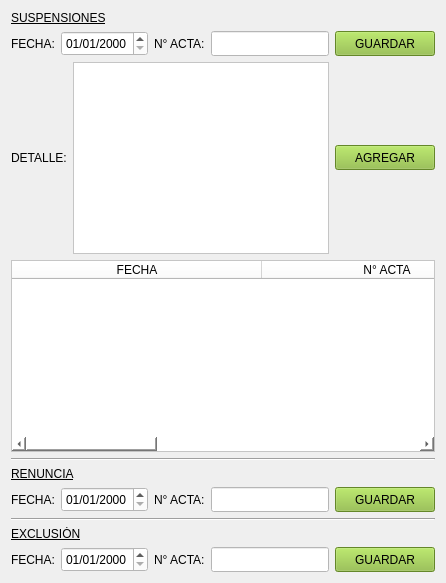
       <widget class="QWidget" name="tab_4">
        <attribute name="title">
         <string>Observaciones</string>
        </attribute>
        <layout class="QGridLayout" name="gridLayout_4">
         <item row="0" column="0">
          <widget class="QLabel" name="label_49">
           <property name="styleSheet">
            <string notr="true">font: 12pt &quot;Courier 10 Pitch&quot;;
text-decoration: underline;</string>
           </property>
           <property name="text">
            <string>SUSPENSIONES</string>
           </property>
          </widget>
         </item>
         <item row="1" column="0">
          <layout class="QHBoxLayout" name="horizontalLayout_24">
           <item>
            <widget class="QLabel" name="label_52">
             <property name="text">
              <string>FECHA:</string>
             </property>
            </widget>
           </item>
           <item>
            <widget class="QDateEdit" name="dte_fec_susp">
             <property name="minimumSize">
              <size>
               <width>0</width>
               <height>25</height>
              </size>
             </property>
             <property name="maximumSize">
              <size>
               <width>16777215</width>
               <height>25</height>
              </size>
             </property>
             <property name="styleSheet">
              <string notr="true">background-color: rgb(255, 255, 255);</string>
             </property>
             <property name="displayFormat">
              <string>dd/MM/yyyy</string>
             </property>
            </widget>
           </item>
           <item>
            <widget class="QLabel" name="label_53">
             <property name="text">
              <string>N° ACTA:</string>
             </property>
            </widget>
           </item>
           <item>
            <widget class="QLineEdit" name="lne_nro_acta_susp">
             <property name="minimumSize">
              <size>
               <width>0</width>
               <height>25</height>
              </size>
             </property>
             <property name="maximumSize">
              <size>
               <width>16777215</width>
               <height>25</height>
              </size>
             </property>
             <property name="styleSheet">
              <string notr="true">background-color: rgb(255, 255, 255);</string>
             </property>
            </widget>
           </item>
          </layout>
         </item>
         <item row="1" column="1">
          <widget class="QPushButton" name="boton_guardar_suspenciones">
           <property name="minimumSize">
            <size>
             <width>100</width>
             <height>25</height>
            </size>
           </property>
           <property name="maximumSize">
            <size>
             <width>100</width>
             <height>25</height>
            </size>
           </property>
           <property name="styleSheet">
            <string notr="true">background-color: rgb(140, 189, 58);
color: rgb(0, 0, 0);</string>
           </property>
           <property name="text">
            <string>GUARDAR</string>
           </property>
          </widget>
         </item>
         <item row="2" column="0" colspan="2">
          <layout class="QHBoxLayout" name="horizontalLayout_25">
           <item>
            <widget class="QLabel" name="label_54">
             <property name="text">
              <string>DETALLE:</string>
             </property>
            </widget>
           </item>
           <item>
            <widget class="QTextEdit" name="txt_detalle_susp">
             <property name="styleSheet">
              <string notr="true">background-color: rgb(255, 255, 255);</string>
             </property>
            </widget>
           </item>
           <item>
            <widget class="QPushButton" name="boton_agregar_suspensiones">
             <property name="minimumSize">
              <size>
               <width>100</width>
               <height>25</height>
              </size>
             </property>
             <property name="maximumSize">
              <size>
               <width>100</width>
               <height>25</height>
              </size>
             </property>
             <property name="styleSheet">
              <string notr="true">color: rgb(0, 0, 0);
background-color: rgb(140, 189, 58);</string>
             </property>
             <property name="text">
              <string>AGREGAR</string>
             </property>
            </widget>
           </item>
          </layout>
         </item>
         <item row="3" column="0" colspan="2">
          <widget class="QTableWidget" name="tw_historia_susp">
           <property name="styleSheet">
            <string notr="true">background-color: rgb(255, 255, 255);</string>
           </property>
           <attribute name="horizontalHeaderDefaultSectionSize">
            <number>250</number>
           </attribute>
           <column>
            <property name="text">
             <string>FECHA</string>
            </property>
            <property name="background">
             <color>
              <red>191</red>
              <green>220</green>
              <blue>173</blue>
             </color>
            </property>
           </column>
           <column>
            <property name="text">
             <string>N° ACTA</string>
            </property>
            <property name="background">
             <color>
              <red>191</red>
              <green>220</green>
              <blue>173</blue>
             </color>
            </property>
           </column>
           <column>
            <property name="text">
             <string>DETALLE</string>
            </property>
            <property name="background">
             <color>
              <red>191</red>
              <green>220</green>
              <blue>173</blue>
             </color>
            </property>
           </column>
          </widget>
         </item>
         <item row="4" column="0" colspan="2">
          <widget class="Line" name="line_5">
           <property name="orientation">
            <enum>Qt::Horizontal</enum>
           </property>
          </widget>
         </item>
         <item row="5" column="0">
          <widget class="QLabel" name="label_50">
           <property name="styleSheet">
            <string notr="true">font: 12pt &quot;Courier 10 Pitch&quot;;
text-decoration: underline;</string>
           </property>
           <property name="text">
            <string>RENUNCIA</string>
           </property>
          </widget>
         </item>
         <item row="6" column="0">
          <layout class="QHBoxLayout" name="horizontalLayout_26">
           <item>
            <widget class="QLabel" name="label_99">
             <property name="text">
              <string>FECHA:</string>
             </property>
            </widget>
           </item>
           <item>
            <widget class="QDateEdit" name="dte_fec_renuncia">
             <property name="minimumSize">
              <size>
               <width>0</width>
               <height>25</height>
              </size>
             </property>
             <property name="maximumSize">
              <size>
               <width>16777215</width>
               <height>25</height>
              </size>
             </property>
             <property name="styleSheet">
              <string notr="true">background-color: rgb(255, 255, 255);</string>
             </property>
             <property name="displayFormat">
              <string>dd/MM/yyyy</string>
             </property>
            </widget>
           </item>
           <item>
            <widget class="QLabel" name="label_98">
             <property name="text">
              <string>N° ACTA:</string>
             </property>
            </widget>
           </item>
           <item>
            <widget class="QLineEdit" name="lne_nro_acta_Renuncia">
             <property name="minimumSize">
              <size>
               <width>0</width>
               <height>25</height>
              </size>
             </property>
             <property name="maximumSize">
              <size>
               <width>16777215</width>
               <height>25</height>
              </size>
             </property>
             <property name="styleSheet">
              <string notr="true">background-color: rgb(255, 255, 255);</string>
             </property>
            </widget>
           </item>
          </layout>
         </item>
         <item row="6" column="1">
          <widget class="QPushButton" name="boton_guardar_renuncia">
           <property name="minimumSize">
            <size>
             <width>100</width>
             <height>25</height>
            </size>
           </property>
           <property name="maximumSize">
            <size>
             <width>100</width>
             <height>25</height>
            </size>
           </property>
           <property name="styleSheet">
            <string notr="true">background-color: rgb(140, 189, 58);
color: rgb(0, 0, 0);</string>
           </property>
           <property name="text">
            <string>GUARDAR</string>
           </property>
          </widget>
         </item>
         <item row="7" column="0" colspan="2">
          <widget class="Line" name="line_10">
           <property name="orientation">
            <enum>Qt::Horizontal</enum>
           </property>
          </widget>
         </item>
         <item row="8" column="0">
          <widget class="QLabel" name="label_51">
           <property name="styleSheet">
            <string notr="true">font: 12pt &quot;Courier 10 Pitch&quot;;
text-decoration: underline;</string>
           </property>
           <property name="text">
            <string>EXCLUSIÓN</string>
           </property>
          </widget>
         </item>
         <item row="9" column="0">
          <layout class="QHBoxLayout" name="horizontalLayout_27">
           <item>
            <widget class="QLabel" name="label_101">
             <property name="text">
              <string>FECHA:</string>
             </property>
            </widget>
           </item>
           <item>
            <widget class="QDateEdit" name="dte_fec_exclu">
             <property name="minimumSize">
              <size>
               <width>0</width>
               <height>25</height>
              </size>
             </property>
             <property name="maximumSize">
              <size>
               <width>16777215</width>
               <height>25</height>
              </size>
             </property>
             <property name="styleSheet">
              <string notr="true">background-color: rgb(255, 255, 255);</string>
             </property>
             <property name="displayFormat">
              <string>dd/MM/yyyy</string>
             </property>
            </widget>
           </item>
           <item>
            <widget class="QLabel" name="label_100">
             <property name="text">
              <string>N° ACTA:</string>
             </property>
            </widget>
           </item>
           <item>
            <widget class="QLineEdit" name="lne_nro_acta_exclu">
             <property name="minimumSize">
              <size>
               <width>0</width>
               <height>25</height>
              </size>
             </property>
             <property name="maximumSize">
              <size>
               <width>16777215</width>
               <height>25</height>
              </size>
             </property>
             <property name="styleSheet">
              <string notr="true">background-color: rgb(255, 255, 255);</string>
             </property>
            </widget>
           </item>
          </layout>
         </item>
         <item row="9" column="1">
          <widget class="QPushButton" name="boton_guardar_exclusion">
           <property name="minimumSize">
            <size>
             <width>100</width>
             <height>25</height>
            </size>
           </property>
           <property name="maximumSize">
            <size>
             <width>100</width>
             <height>25</height>
            </size>
           </property>
           <property name="styleSheet">
            <string notr="true">background-color: rgb(140, 189, 58);
color: rgb(0, 0, 0);</string>
           </property>
           <property name="text">
            <string>GUARDAR</string>
           </property>
          </widget>
         </item>
        </layout>
       </widget>
